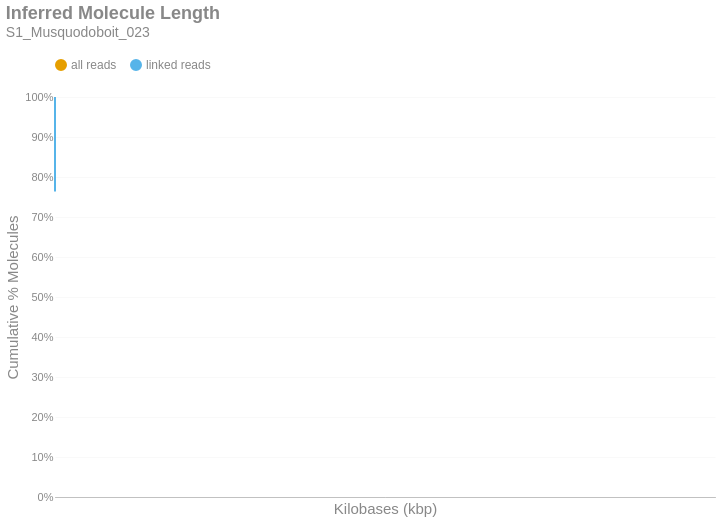

Notebook cell for this chart:
### Markdown cell above
### Inferred Molecule Length
This is the cumulative frequency distribution of molecule lengths inferred from the first and last alignment positions along a contig for all alignments associated with a single linked-read barcode on a given contig.There are two distributions: one with `all` the alignments (yellow) and another with only `linked reads` (blue). The percent of molecules in the `linked reads` distribution is relative to the total number of linked molecules.

### Code cell
if SKIPLR:
    print_html(f"Skipped")
else:
    binned_df = consolidated_hist(valids['length_inferred']/1000, mask, 10, True)
    binned_df = binned_df.with_columns(
        pl.when(pl.col('bin').cast(pl.Utf8) == '0').then(pl.lit('1')).otherwise(pl.col('bin').cast(pl.Utf8)).alias('bin')
    )
    with SafeRender(binned_df):
        (
            density_plot(binned_df, 'Inferred Molecule Length', samplename, 'inferredlen')
            .transform_calculate(bin_kb='datum.bin / 1000')
            .encode(
                x=alt.X('bin_kb:Q', title="Kilobases (kbp)").scale(type='log', padding=0).axis(labelAngle=-40),
                y=alt.Y('value:Q', title='Cumulative % Molecules')
                    .axis(format='%')
                    .stack(False)
                    .scale(domainMin=0, domainMax=1,padding=0),
                color=alt.Color("key:N").scale(domain = ["all reads", "linked reads"]),
                tooltip = [
                    alt.Tooltip("key:N", title = "Data Type"),
                    alt.Tooltip("range_label:N", title="Kilobases"),
                    alt.Tooltip("value:Q", format = ".2%", title="% Molecules (Cum.)")
                ]
            )
        ).display()

### Figure 1 — Vega-Lite specification as saved in the notebook (floating-point values rounded to 4 significant figures)
{"width": "container", "height": 400, "config": {"title": {"anchor": "start", "dy": -15, "fontSize": 18, "color": "#888888", "subtitleColor": "#888888", "subtitleFontSize": 14}, "arc": {"fill": "#0072B2"}, "axis": {"domainColor": "#888888", "domainWidth": 0.5, "gridWidth": 0.2, "grid": false, "titleFontWeight": 400, "titleFontSize": 15, "labelFontSize": 11, "labelColor": "#888888", "tickColor": "#888888", "tickWidth": 0.2, "titleColor": "#888888"}, "axisBand": {"grid": false}, "axisX": {"grid": true, "tickSize": 10, "domainCap": "round"}, "axisY": {"domain": false, "grid": true, "tickSize": 0, "domainCap": "round"}, "background": "transparent", "header": {"labelFontSize": 15, "labelColor": "#888888", "titleFontSize": 15, "titleFontWeight": 600, "titleColor": "#888888"}, "legend": {"labelFont": "sans-serif", "labelFontSize": 12, "labelColor": "#888888", "symbolSize": 100, "symbolType": "circle", "titleFontSize": 12, "titlePadding": 10, "titleColor": "#888888", "title": null, "orient": "top"}, "range": {"category": ["#E69F00", "#56B4E9", "#009E73", "#F0E442", "#0072B2", "#D55E00", "#CC79A7", "#000000"], "diverging": ["#cfe8f3", "#a2d4ec", "#73bfe2", "#46abdb", "#1696d2", "#12719e"]}, "area": {"fill": "#0072B2", "fillOpacity": 0.7, "line": true, "strokeOpacity": 0.7}, "line": {"color": "#0072B2", "stroke": "#0072B2", "strokeWidth": 2}, "trail": {"color": "#0072B2", "stroke": "#0072B2", "strokeWidth": 0, "size": 1}, "point": {"filled": true, "fillOpacity": 1.0, "size": 95}, "text": {"color": "#888888", "fontSize": 11, "align": "right", "fontWeight": 400, "size": 11}, "bar": {"fill": "#0072B2", "stroke": null}, "view": {"stroke": null, "continuousWidth": 660, "continuousHeight": 400}}, "data": {"name": "data-1d79303521e0b67f075df79b5b4797bd"}, "mark": {"type": "line", "interpolate": "monotone", "point": {"opacity": 0, "size": 275}}, "encoding": {"color": {"field": "key", "scale": {"domain": ["all reads", "linked reads"]}, "type": "nominal"}, "tooltip": [{"field": "key", "title": "Data Type", "type": "nominal"}, {"field": "range_label", "title": "Kilobases", "type": "nominal"}, {"field": "value", "format": ".2%", "title": "% Molecules (Cum.)", "type": "quantitative"}], "x": {"axis": {"labelAngle": -40}, "field": "bin_kb", "scale": {"type": "log", "padding": 0}, "title": "Kilobases (kbp)", "type": "quantitative"}, "y": {"axis": {"format": "%"}, "field": "value", "scale": {"domainMin": 0, "domainMax": 1, "padding": 0}, "stack": false, "title": "Cumulative % Molecules", "type": "quantitative"}}, "params": [{"name": "param_c36ac31b6afebe62", "select": {"type": "point", "fields": ["key"]}, "bind": "legend"}], "title": {"text": "Inferred Molecule Length", "subtitle": "S1_Musquodoboit_023"}, "transform": [{"fold": ["all reads (cumsum)", "linked reads (cumsum)"]}, {"calculate": "replace(datum.key, ' (cumsum)', '')", "as": "key"}, {"filter": {"param": "param_c36ac31b6afebe62"}}, {"calculate": "datum.bin / 1000", "as": "bin_kb"}], "usermeta": {"embedOptions": {"downloadFileName": "S1_Musquodoboit_023.inferredlen"}}, "$schema": "https://vega.github.io/schema/vega-lite/v6.1.0.json", "datasets": {"data-1d79303521e0b67f075df79b5b4797bd": [{"bin": "0.0", "interval": "0.0-10.0", "all reads": 0.984, "linked reads": 0.7637, "all reads (cumsum)": 0.984, "linked reads (cumsum)": 0.7637, "range_label": "0-9"}, {"bin": "10.0", "interval": "10.0-20.0", "all reads": 0.006832, "linked reads": 0.1005, "all reads (cumsum)": 0.9908, "linked reads (cumsum)": 0.8642, "range_label": "10-19"}, {"bin": "20.0", "interval": "20.0-30.0", "all reads": 0.004359, "linked reads": 0.06446, "all reads (cumsum)": 0.9952, "linked reads (cumsum)": 0.9287, "range_label": "20-29"}, {"bin": "30.0", "interval": "30.0-40.0", "all reads": 0.002765, "linked reads": 0.04066, "all reads (cumsum)": 0.9979, "linked reads (cumsum)": 0.9693, "range_label": "30-39"}, {"bin": "40.0", "interval": "40.0-50.0", "all reads": 0.001772, "linked reads": 0.02614, "all reads (cumsum)": 0.9997, "linked reads (cumsum)": 0.9955, "range_label": "40-49"}, {"bin": "50.0", "interval": "50.0-60.0", "all reads": 0.0002169, "linked reads": 0.00333, "all reads (cumsum)": 0.9999, "linked reads (cumsum)": 0.9988, "range_label": "50-59"}, {"bin": "60.0", "interval": "60.0-70.0", "all reads": 5.057e-05, "linked reads": 0.0007748, "all reads (cumsum)": 1.0, "linked reads (cumsum)": 0.9996, "range_label": "60-69"}, {"bin": "70.0", "interval": "70.0-80.0", "all reads": 1.836e-05, "linked reads": 0.000278, "all reads (cumsum)": 1.0, "linked reads (cumsum)": 0.9998, "range_label": "70-79"}, {"bin": "80.0", "interval": "80.0-90.0", "all reads": 6.743e-06, "linked reads": 0.0001065, "all reads (cumsum)": 1.0, "linked reads (cumsum)": 1.0, "range_label": "80-89"}, {"bin": "90.0", "interval": "90.0-100.0", "all reads": 2.622e-06, "linked reads": 4.14e-05, "all reads (cumsum)": 1.0, "linked reads (cumsum)": 1.0, "range_label": "90-99"}, {"bin": "100.0", "interval": "100.0-110.0", "all reads": 0.0, "linked reads": 0.0, "all reads (cumsum)": 1.0, "linked reads (cumsum)": 1.0, "range_label": "100-109"}, {"bin": "110.0", "interval": "110.0-120.0", "all reads": 3.746e-07, "linked reads": 5.915e-06, "all reads (cumsum)": 1.0, "linked reads (cumsum)": 1.0, "range_label": "110-119"}]}}
